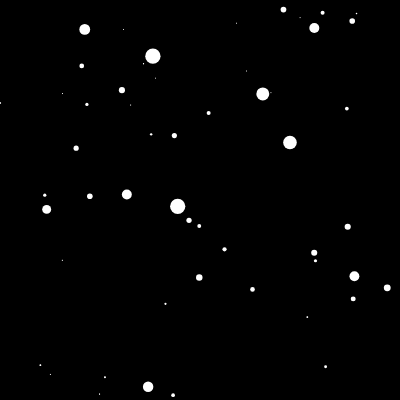
Frame 1 (no input)
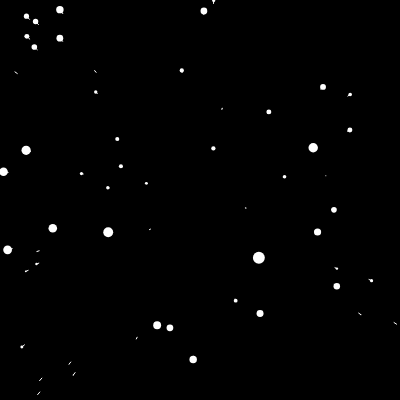
Frame 60 (no input)
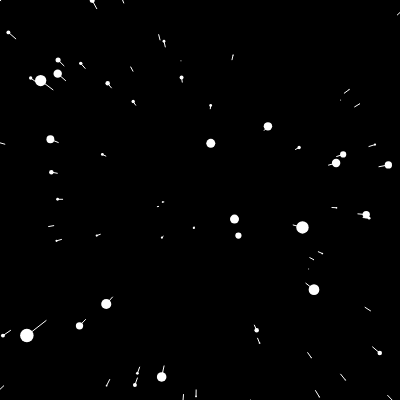
Frame 120 (the mouse pressed at the canvas centre since frame 60)

The p5.js sketch that drew these frames (run headless with seeded random() and noise() and a simulated clock; from frame 60 on, the mouse is pressed at the canvas centre):

// p5.js sketch
// ── sketch.js
var stars = [];
var speed = 12.5;

function setup() {
  createCanvas(400, 400);
  for(let i=0;i<800;i++)
    stars.push(new Star());
}

function mouseMoved(){
  speed = map(mouseX,0,width,5,20);
}

function draw() {
  background(0);
  translate(width/2,height/2);
  for(let i=0;i<800;i++){
       stars[i].show();
      stars[i].update();
     
  }
}




// ── star.js
class Star{
    constructor(){
      this.x=random(-width,width);
      this.y=random(-height,height);
      this.z=random(0,width);
      this.pz= this.z;
    }
    
    update(){
        this.z=this.z-speed;
        if(this.z<1){
            this.z=width;
            this.x=random(-width,width);
            this.y=random(-height,height);
            this.pz=this.z;
        }
    }
    
    show(){
        fill(255);
        noStroke();
        let sx = map(this.x/this.z,0,1,0,width);
        let sy = map(this.y/this.z,0,1,0,height);
        let r= map(this.z,width,0,0,18);
        
        let px = map(this.x/this.pz,0,1,0,width);
        let py = map(this.y/this.pz,0,1,0,height);
        circle(sx,sy,r);
        this.pz=this.z;
        stroke(255);
        line(px,py,sx,sy);
    }
}
